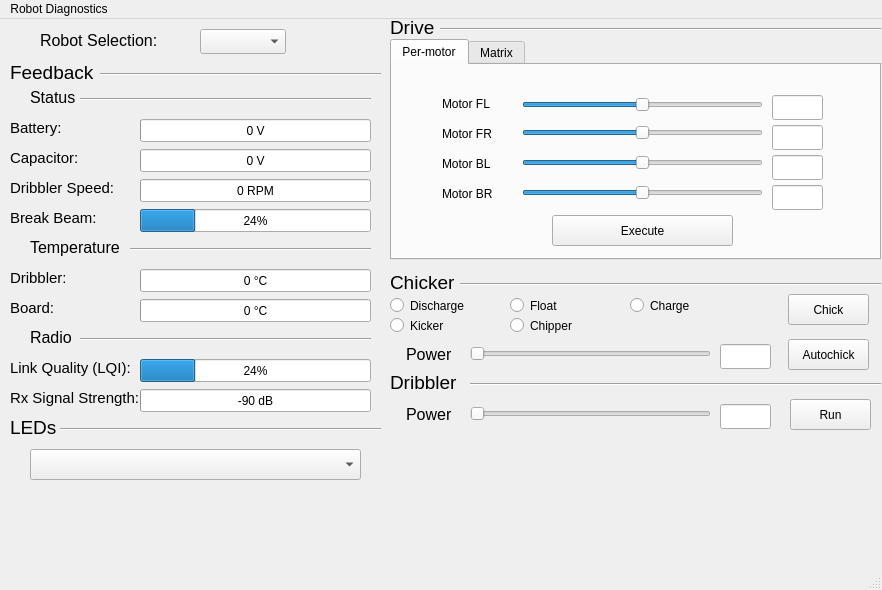
<?xml version="1.0" encoding="UTF-8"?>
<ui version="4.0">
 <class>AutoGeneratedMainWidget</class>
 <widget class="QMainWindow" name="AutoGeneratedMainWidget">
  <property name="geometry">
   <rect>
    <x>0</x>
    <y>0</y>
    <width>882</width>
    <height>590</height>
   </rect>
  </property>
  <property name="windowTitle">
   <string>AutogeneratedMainWidget</string>
  </property>
  <widget class="QWidget" name="centralWidget">
   <widget class="QTabWidget" name="tabWidget">
    <property name="geometry">
     <rect>
      <x>390</x>
      <y>20</y>
      <width>491</width>
      <height>221</height>
     </rect>
    </property>
    <property name="currentIndex">
     <number>0</number>
    </property>
    <widget class="QWidget" name="per_motor">
     <attribute name="title">
      <string>Per-motor</string>
     </attribute>
     <widget class="QSlider" name="slider_motor_fl">
      <property name="geometry">
       <rect>
        <x>130</x>
        <y>30</y>
        <width>241</width>
        <height>20</height>
       </rect>
      </property>
      <property name="minimum">
       <number>-99</number>
      </property>
      <property name="orientation">
       <enum>Qt::Horizontal</enum>
      </property>
     </widget>
     <widget class="QSlider" name="slider_motor_fr">
      <property name="geometry">
       <rect>
        <x>130</x>
        <y>60</y>
        <width>241</width>
        <height>16</height>
       </rect>
      </property>
      <property name="minimum">
       <number>-99</number>
      </property>
      <property name="orientation">
       <enum>Qt::Horizontal</enum>
      </property>
     </widget>
     <widget class="QSlider" name="slider_motor_bl">
      <property name="geometry">
       <rect>
        <x>130</x>
        <y>90</y>
        <width>241</width>
        <height>16</height>
       </rect>
      </property>
      <property name="minimum">
       <number>-99</number>
      </property>
      <property name="orientation">
       <enum>Qt::Horizontal</enum>
      </property>
     </widget>
     <widget class="QSlider" name="slider_motor_br">
      <property name="geometry">
       <rect>
        <x>130</x>
        <y>120</y>
        <width>241</width>
        <height>16</height>
       </rect>
      </property>
      <property name="minimum">
       <number>-99</number>
      </property>
      <property name="orientation">
       <enum>Qt::Horizontal</enum>
      </property>
     </widget>
     <widget class="QLabel" name="label_motor_fl">
      <property name="geometry">
       <rect>
        <x>50</x>
        <y>30</y>
        <width>67</width>
        <height>17</height>
       </rect>
      </property>
      <property name="toolTip">
       <string>Front Left Motor</string>
      </property>
      <property name="text">
       <string>Motor FL</string>
      </property>
     </widget>
     <widget class="QLabel" name="label_motor_fr">
      <property name="geometry">
       <rect>
        <x>50</x>
        <y>60</y>
        <width>67</width>
        <height>17</height>
       </rect>
      </property>
      <property name="toolTip">
       <string>Front Right Motor</string>
      </property>
      <property name="text">
       <string>Motor FR</string>
      </property>
     </widget>
     <widget class="QLabel" name="label_motor_bl">
      <property name="geometry">
       <rect>
        <x>50</x>
        <y>90</y>
        <width>67</width>
        <height>17</height>
       </rect>
      </property>
      <property name="toolTip">
       <string>Back Left Motor</string>
      </property>
      <property name="text">
       <string>Motor BL</string>
      </property>
     </widget>
     <widget class="QLabel" name="label_motor_br">
      <property name="geometry">
       <rect>
        <x>50</x>
        <y>120</y>
        <width>67</width>
        <height>17</height>
       </rect>
      </property>
      <property name="toolTip">
       <string>Back Right Motor</string>
      </property>
      <property name="text">
       <string>Motor BR</string>
      </property>
     </widget>
     <widget class="QLineEdit" name="lineEdit_motor_fl">
      <property name="geometry">
       <rect>
        <x>380</x>
        <y>30</y>
        <width>51</width>
        <height>25</height>
       </rect>
      </property>
     </widget>
     <widget class="QLineEdit" name="lineEdit_motor_fr">
      <property name="geometry">
       <rect>
        <x>380</x>
        <y>60</y>
        <width>51</width>
        <height>25</height>
       </rect>
      </property>
     </widget>
     <widget class="QLineEdit" name="lineEdit_motor_bl">
      <property name="geometry">
       <rect>
        <x>380</x>
        <y>90</y>
        <width>51</width>
        <height>25</height>
       </rect>
      </property>
     </widget>
     <widget class="QLineEdit" name="lineEdit_motor_br">
      <property name="geometry">
       <rect>
        <x>380</x>
        <y>120</y>
        <width>51</width>
        <height>25</height>
       </rect>
      </property>
     </widget>
     <widget class="QPushButton" name="pushButton_per_motor_execute">
      <property name="geometry">
       <rect>
        <x>160</x>
        <y>150</y>
        <width>181</width>
        <height>31</height>
       </rect>
      </property>
      <property name="text">
       <string>Execute</string>
      </property>
     </widget>
    </widget>
    <widget class="QWidget" name="matrix">
     <attribute name="title">
      <string>Matrix</string>
     </attribute>
     <widget class="QSlider" name="slider_matrix_x">
      <property name="geometry">
       <rect>
        <x>130</x>
        <y>30</y>
        <width>241</width>
        <height>20</height>
       </rect>
      </property>
      <property name="orientation">
       <enum>Qt::Horizontal</enum>
      </property>
     </widget>
     <widget class="QSlider" name="slider_matrix_y">
      <property name="geometry">
       <rect>
        <x>130</x>
        <y>60</y>
        <width>241</width>
        <height>16</height>
       </rect>
      </property>
      <property name="orientation">
       <enum>Qt::Horizontal</enum>
      </property>
     </widget>
     <widget class="QSlider" name="slider_matrix_theta">
      <property name="geometry">
       <rect>
        <x>130</x>
        <y>90</y>
        <width>241</width>
        <height>16</height>
       </rect>
      </property>
      <property name="orientation">
       <enum>Qt::Horizontal</enum>
      </property>
     </widget>
     <widget class="QLabel" name="label_matrix_x">
      <property name="geometry">
       <rect>
        <x>50</x>
        <y>30</y>
        <width>67</width>
        <height>17</height>
       </rect>
      </property>
      <property name="toolTip">
       <string>X Velocity in m/s</string>
      </property>
      <property name="text">
       <string>X (m/s)</string>
      </property>
     </widget>
     <widget class="QLabel" name="label_matrix_y">
      <property name="geometry">
       <rect>
        <x>50</x>
        <y>60</y>
        <width>67</width>
        <height>17</height>
       </rect>
      </property>
      <property name="toolTip">
       <string>X Velocity in m/s</string>
      </property>
      <property name="text">
       <string>Y (m/s)</string>
      </property>
     </widget>
     <widget class="QLabel" name="label_matrix_theta">
      <property name="geometry">
       <rect>
        <x>50</x>
        <y>90</y>
        <width>67</width>
        <height>17</height>
       </rect>
      </property>
      <property name="toolTip">
       <string>Angular Velocity in °/s</string>
      </property>
      <property name="text">
       <string>θ (°/s)</string>
      </property>
     </widget>
     <widget class="QLineEdit" name="lineEdit_matrix_x">
      <property name="geometry">
       <rect>
        <x>380</x>
        <y>30</y>
        <width>51</width>
        <height>25</height>
       </rect>
      </property>
     </widget>
     <widget class="QLineEdit" name="lineEdit_matrix_y">
      <property name="geometry">
       <rect>
        <x>380</x>
        <y>60</y>
        <width>51</width>
        <height>25</height>
       </rect>
      </property>
     </widget>
     <widget class="QLineEdit" name="lineEdit_matrix_theta">
      <property name="geometry">
       <rect>
        <x>380</x>
        <y>90</y>
        <width>51</width>
        <height>25</height>
       </rect>
      </property>
     </widget>
     <widget class="QPushButton" name="pushButton_matrix_execute">
      <property name="geometry">
       <rect>
        <x>160</x>
        <y>150</y>
        <width>181</width>
        <height>31</height>
       </rect>
      </property>
      <property name="text">
       <string>Execute</string>
      </property>
     </widget>
    </widget>
   </widget>
   <widget class="QLabel" name="label_drive">
    <property name="geometry">
     <rect>
      <x>390</x>
      <y>0</y>
      <width>67</width>
      <height>17</height>
     </rect>
    </property>
    <property name="font">
     <font>
      <pointsize>14</pointsize>
     </font>
    </property>
    <property name="text">
     <string>Drive</string>
    </property>
   </widget>
   <widget class="Line" name="line">
    <property name="geometry">
     <rect>
      <x>440</x>
      <y>-5</y>
      <width>441</width>
      <height>31</height>
     </rect>
    </property>
    <property name="orientation">
     <enum>Qt::Horizontal</enum>
    </property>
   </widget>
   <widget class="QLabel" name="label_feedback">
    <property name="geometry">
     <rect>
      <x>10</x>
      <y>45</y>
      <width>91</width>
      <height>17</height>
     </rect>
    </property>
    <property name="font">
     <font>
      <pointsize>14</pointsize>
     </font>
    </property>
    <property name="text">
     <string>Feedback</string>
    </property>
   </widget>
   <widget class="Line" name="line_2">
    <property name="geometry">
     <rect>
      <x>100</x>
      <y>40</y>
      <width>281</width>
      <height>31</height>
     </rect>
    </property>
    <property name="orientation">
     <enum>Qt::Horizontal</enum>
    </property>
   </widget>
   <widget class="QProgressBar" name="progressBar_battery">
    <property name="geometry">
     <rect>
      <x>140</x>
      <y>100</y>
      <width>231</width>
      <height>23</height>
     </rect>
    </property>
    <property name="maximum">
     <number>20</number>
    </property>
    <property name="value">
     <number>0</number>
    </property>
    <property name="format">
     <string>%v V</string>
    </property>
   </widget>
   <widget class="QProgressBar" name="progressBar_capacitor">
    <property name="geometry">
     <rect>
      <x>140</x>
      <y>130</y>
      <width>231</width>
      <height>23</height>
     </rect>
    </property>
    <property name="maximum">
     <number>200</number>
    </property>
    <property name="value">
     <number>0</number>
    </property>
    <property name="format">
     <string>%v V</string>
    </property>
   </widget>
   <widget class="QProgressBar" name="progressBar_dribbler_speed">
    <property name="geometry">
     <rect>
      <x>140</x>
      <y>160</y>
      <width>231</width>
      <height>23</height>
     </rect>
    </property>
    <property name="maximum">
     <number>6000</number>
    </property>
    <property name="value">
     <number>0</number>
    </property>
    <property name="format">
     <string>%v RPM</string>
    </property>
   </widget>
   <widget class="QProgressBar" name="progressBar_dribbler_temp">
    <property name="geometry">
     <rect>
      <x>140</x>
      <y>250</y>
      <width>231</width>
      <height>23</height>
     </rect>
    </property>
    <property name="maximum">
     <number>100</number>
    </property>
    <property name="value">
     <number>0</number>
    </property>
    <property name="format">
     <string>%v °C</string>
    </property>
   </widget>
   <widget class="QProgressBar" name="progressBar_board">
    <property name="geometry">
     <rect>
      <x>140</x>
      <y>280</y>
      <width>231</width>
      <height>23</height>
     </rect>
    </property>
    <property name="value">
     <number>0</number>
    </property>
    <property name="format">
     <string>%v °C</string>
    </property>
   </widget>
   <widget class="QProgressBar" name="progressBar_break_beam">
    <property name="geometry">
     <rect>
      <x>140</x>
      <y>190</y>
      <width>231</width>
      <height>23</height>
     </rect>
    </property>
    <property name="value">
     <number>24</number>
    </property>
   </widget>
   <widget class="QProgressBar" name="progressBar_lqi">
    <property name="geometry">
     <rect>
      <x>140</x>
      <y>340</y>
      <width>231</width>
      <height>23</height>
     </rect>
    </property>
    <property name="value">
     <number>24</number>
    </property>
   </widget>
   <widget class="QProgressBar" name="progressBar_rsii">
    <property name="geometry">
     <rect>
      <x>140</x>
      <y>370</y>
      <width>231</width>
      <height>23</height>
     </rect>
    </property>
    <property name="minimum">
     <number>-90</number>
    </property>
    <property name="maximum">
     <number>-30</number>
    </property>
    <property name="value">
     <number>-90</number>
    </property>
    <property name="format">
     <string>%v dB</string>
    </property>
   </widget>
   <widget class="QLabel" name="label_status">
    <property name="geometry">
     <rect>
      <x>30</x>
      <y>70</y>
      <width>100</width>
      <height>17</height>
     </rect>
    </property>
    <property name="font">
     <font>
      <pointsize>12</pointsize>
     </font>
    </property>
    <property name="text">
     <string>Status</string>
    </property>
   </widget>
   <widget class="QLabel" name="label_battery">
    <property name="geometry">
     <rect>
      <x>10</x>
      <y>100</y>
      <width>100</width>
      <height>17</height>
     </rect>
    </property>
    <property name="font">
     <font>
      <pointsize>11</pointsize>
     </font>
    </property>
    <property name="text">
     <string>Battery:</string>
    </property>
   </widget>
   <widget class="QLabel" name="label_capacitor">
    <property name="geometry">
     <rect>
      <x>10</x>
      <y>130</y>
      <width>100</width>
      <height>17</height>
     </rect>
    </property>
    <property name="font">
     <font>
      <pointsize>11</pointsize>
     </font>
    </property>
    <property name="text">
     <string>Capacitor:</string>
    </property>
   </widget>
   <widget class="QLabel" name="label_dribbler_speed">
    <property name="geometry">
     <rect>
      <x>10</x>
      <y>160</y>
      <width>111</width>
      <height>17</height>
     </rect>
    </property>
    <property name="font">
     <font>
      <pointsize>11</pointsize>
     </font>
    </property>
    <property name="text">
     <string>Dribbler Speed:</string>
    </property>
   </widget>
   <widget class="QLabel" name="label_temperature">
    <property name="geometry">
     <rect>
      <x>30</x>
      <y>220</y>
      <width>111</width>
      <height>17</height>
     </rect>
    </property>
    <property name="font">
     <font>
      <pointsize>12</pointsize>
     </font>
    </property>
    <property name="text">
     <string>Temperature</string>
    </property>
   </widget>
   <widget class="QLabel" name="label_dribbler_temp">
    <property name="geometry">
     <rect>
      <x>10</x>
      <y>250</y>
      <width>111</width>
      <height>17</height>
     </rect>
    </property>
    <property name="font">
     <font>
      <pointsize>11</pointsize>
     </font>
    </property>
    <property name="text">
     <string>Dribbler:</string>
    </property>
   </widget>
   <widget class="QLabel" name="label_board_temp">
    <property name="geometry">
     <rect>
      <x>10</x>
      <y>280</y>
      <width>100</width>
      <height>17</height>
     </rect>
    </property>
    <property name="font">
     <font>
      <pointsize>11</pointsize>
     </font>
    </property>
    <property name="text">
     <string>Board:</string>
    </property>
   </widget>
   <widget class="QLabel" name="label_break_beam">
    <property name="geometry">
     <rect>
      <x>10</x>
      <y>190</y>
      <width>121</width>
      <height>17</height>
     </rect>
    </property>
    <property name="font">
     <font>
      <pointsize>11</pointsize>
     </font>
    </property>
    <property name="text">
     <string>Break Beam:</string>
    </property>
   </widget>
   <widget class="QLabel" name="label_radio">
    <property name="geometry">
     <rect>
      <x>30</x>
      <y>310</y>
      <width>131</width>
      <height>17</height>
     </rect>
    </property>
    <property name="font">
     <font>
      <pointsize>12</pointsize>
     </font>
    </property>
    <property name="text">
     <string>Radio</string>
    </property>
   </widget>
   <widget class="QLabel" name="label_lqi">
    <property name="geometry">
     <rect>
      <x>10</x>
      <y>340</y>
      <width>131</width>
      <height>17</height>
     </rect>
    </property>
    <property name="font">
     <font>
      <pointsize>11</pointsize>
     </font>
    </property>
    <property name="text">
     <string>Link Quality (LQI):</string>
    </property>
   </widget>
   <widget class="QLabel" name="label_rssi">
    <property name="geometry">
     <rect>
      <x>10</x>
      <y>370</y>
      <width>131</width>
      <height>17</height>
     </rect>
    </property>
    <property name="font">
     <font>
      <pointsize>11</pointsize>
     </font>
    </property>
    <property name="text">
     <string>Rx Signal Strength:</string>
    </property>
   </widget>
   <widget class="QLabel" name="label_robot_selection">
    <property name="geometry">
     <rect>
      <x>40</x>
      <y>13</y>
      <width>131</width>
      <height>17</height>
     </rect>
    </property>
    <property name="font">
     <font>
      <pointsize>12</pointsize>
     </font>
    </property>
    <property name="text">
     <string>Robot Selection:</string>
    </property>
   </widget>
   <widget class="QComboBox" name="comboBox_robot_selection">
    <property name="geometry">
     <rect>
      <x>200</x>
      <y>10</y>
      <width>86</width>
      <height>25</height>
     </rect>
    </property>
   </widget>
   <widget class="Line" name="line_3">
    <property name="geometry">
     <rect>
      <x>60</x>
      <y>400</y>
      <width>321</width>
      <height>21</height>
     </rect>
    </property>
    <property name="orientation">
     <enum>Qt::Horizontal</enum>
    </property>
   </widget>
   <widget class="QLabel" name="label_leds">
    <property name="geometry">
     <rect>
      <x>10</x>
      <y>400</y>
      <width>51</width>
      <height>17</height>
     </rect>
    </property>
    <property name="font">
     <font>
      <pointsize>14</pointsize>
     </font>
    </property>
    <property name="text">
     <string>LEDs</string>
    </property>
   </widget>
   <widget class="QComboBox" name="comboBox_leds">
    <property name="geometry">
     <rect>
      <x>30</x>
      <y>430</y>
      <width>331</width>
      <height>31</height>
     </rect>
    </property>
    <property name="font">
     <font>
      <pointsize>11</pointsize>
     </font>
    </property>
   </widget>
   <widget class="Line" name="line_4">
    <property name="geometry">
     <rect>
      <x>460</x>
      <y>250</y>
      <width>421</width>
      <height>31</height>
     </rect>
    </property>
    <property name="orientation">
     <enum>Qt::Horizontal</enum>
    </property>
   </widget>
   <widget class="QLabel" name="label_chicker">
    <property name="geometry">
     <rect>
      <x>390</x>
      <y>255</y>
      <width>67</width>
      <height>17</height>
     </rect>
    </property>
    <property name="font">
     <font>
      <pointsize>14</pointsize>
     </font>
    </property>
    <property name="text">
     <string>Chicker</string>
    </property>
   </widget>
   <widget class="Line" name="line_5">
    <property name="geometry">
     <rect>
      <x>470</x>
      <y>350</y>
      <width>411</width>
      <height>31</height>
     </rect>
    </property>
    <property name="orientation">
     <enum>Qt::Horizontal</enum>
    </property>
   </widget>
   <widget class="QLabel" name="label_dribbler_2">
    <property name="geometry">
     <rect>
      <x>390</x>
      <y>355</y>
      <width>81</width>
      <height>17</height>
     </rect>
    </property>
    <property name="font">
     <font>
      <pointsize>14</pointsize>
     </font>
    </property>
    <property name="text">
     <string>Dribbler</string>
    </property>
   </widget>
   <widget class="QRadioButton" name="radioButton_discharge">
    <property name="geometry">
     <rect>
      <x>390</x>
      <y>275</y>
      <width>112</width>
      <height>23</height>
     </rect>
    </property>
    <property name="text">
     <string>Discharge</string>
    </property>
    <attribute name="buttonGroup">
     <string notr="true">buttonGroup_charge_mode</string>
    </attribute>
   </widget>
   <widget class="QRadioButton" name="radioButton_float">
    <property name="geometry">
     <rect>
      <x>510</x>
      <y>275</y>
      <width>112</width>
      <height>23</height>
     </rect>
    </property>
    <property name="text">
     <string>Float</string>
    </property>
    <attribute name="buttonGroup">
     <string notr="true">buttonGroup_charge_mode</string>
    </attribute>
   </widget>
   <widget class="QRadioButton" name="radioButton_charge">
    <property name="geometry">
     <rect>
      <x>630</x>
      <y>275</y>
      <width>112</width>
      <height>23</height>
     </rect>
    </property>
    <property name="text">
     <string>Charge</string>
    </property>
    <attribute name="buttonGroup">
     <string notr="true">buttonGroup_charge_mode</string>
    </attribute>
   </widget>
   <widget class="QRadioButton" name="radioButton_kicker">
    <property name="geometry">
     <rect>
      <x>390</x>
      <y>295</y>
      <width>112</width>
      <height>23</height>
     </rect>
    </property>
    <property name="text">
     <string>Kicker</string>
    </property>
    <attribute name="buttonGroup">
     <string notr="true">buttonGroup_chicker_mode</string>
    </attribute>
   </widget>
   <widget class="QRadioButton" name="radioButton_chipper">
    <property name="geometry">
     <rect>
      <x>510</x>
      <y>295</y>
      <width>112</width>
      <height>23</height>
     </rect>
    </property>
    <property name="text">
     <string>Chipper</string>
    </property>
    <attribute name="buttonGroup">
     <string notr="true">buttonGroup_chicker_mode</string>
    </attribute>
   </widget>
   <widget class="QSlider" name="slider_chicker_power">
    <property name="geometry">
     <rect>
      <x>470</x>
      <y>325</y>
      <width>241</width>
      <height>20</height>
     </rect>
    </property>
    <property name="orientation">
     <enum>Qt::Horizontal</enum>
    </property>
   </widget>
   <widget class="QLabel" name="label_chicker_power">
    <property name="geometry">
     <rect>
      <x>406</x>
      <y>325</y>
      <width>51</width>
      <height>20</height>
     </rect>
    </property>
    <property name="font">
     <font>
      <pointsize>12</pointsize>
     </font>
    </property>
    <property name="text">
     <string>Power</string>
    </property>
   </widget>
   <widget class="QLineEdit" name="lineEdit_chicker_power">
    <property name="geometry">
     <rect>
      <x>720</x>
      <y>325</y>
      <width>51</width>
      <height>25</height>
     </rect>
    </property>
   </widget>
   <widget class="QPushButton" name="pushButton_chick">
    <property name="geometry">
     <rect>
      <x>788</x>
      <y>275</y>
      <width>81</width>
      <height>31</height>
     </rect>
    </property>
    <property name="text">
     <string>Chick</string>
    </property>
   </widget>
   <widget class="QPushButton" name="pushButton_autochick">
    <property name="geometry">
     <rect>
      <x>788</x>
      <y>320</y>
      <width>81</width>
      <height>31</height>
     </rect>
    </property>
    <property name="text">
     <string>Autochick</string>
    </property>
   </widget>
   <widget class="QLineEdit" name="lineEdit_dribbler_power">
    <property name="geometry">
     <rect>
      <x>720</x>
      <y>385</y>
      <width>51</width>
      <height>25</height>
     </rect>
    </property>
   </widget>
   <widget class="QSlider" name="slider_dribbler_power">
    <property name="geometry">
     <rect>
      <x>470</x>
      <y>385</y>
      <width>241</width>
      <height>20</height>
     </rect>
    </property>
    <property name="orientation">
     <enum>Qt::Horizontal</enum>
    </property>
   </widget>
   <widget class="QLabel" name="label_dribbler_power">
    <property name="geometry">
     <rect>
      <x>406</x>
      <y>385</y>
      <width>51</width>
      <height>20</height>
     </rect>
    </property>
    <property name="font">
     <font>
      <pointsize>12</pointsize>
     </font>
    </property>
    <property name="text">
     <string>Power</string>
    </property>
   </widget>
   <widget class="QPushButton" name="pushButton_chick_2">
    <property name="geometry">
     <rect>
      <x>790</x>
      <y>380</y>
      <width>81</width>
      <height>31</height>
     </rect>
    </property>
    <property name="text">
     <string>Run</string>
    </property>
   </widget>
   <widget class="Line" name="line_6">
    <property name="geometry">
     <rect>
      <x>80</x>
      <y>70</y>
      <width>291</width>
      <height>21</height>
     </rect>
    </property>
    <property name="orientation">
     <enum>Qt::Horizontal</enum>
    </property>
   </widget>
   <widget class="Line" name="line_7">
    <property name="geometry">
     <rect>
      <x>130</x>
      <y>220</y>
      <width>241</width>
      <height>21</height>
     </rect>
    </property>
    <property name="orientation">
     <enum>Qt::Horizontal</enum>
    </property>
   </widget>
   <widget class="Line" name="line_8">
    <property name="geometry">
     <rect>
      <x>80</x>
      <y>310</y>
      <width>291</width>
      <height>21</height>
     </rect>
    </property>
    <property name="orientation">
     <enum>Qt::Horizontal</enum>
    </property>
   </widget>
  </widget>
  <widget class="QMenuBar" name="menuBar">
   <property name="geometry">
    <rect>
     <x>0</x>
     <y>0</y>
     <width>882</width>
     <height>22</height>
    </rect>
   </property>
   <widget class="QMenu" name="menuRobot_Diagnostics">
    <property name="title">
     <string>Robot Diagnostics</string>
    </property>
   </widget>
   <addaction name="menuRobot_Diagnostics"/>
  </widget>
  <widget class="QStatusBar" name="statusBar"/>
 </widget>
 <layoutdefault spacing="6" margin="11"/>
 <resources/>
 <connections/>
 <buttongroups>
  <buttongroup name="buttonGroup"/>
  <buttongroup name="buttonGroup_2"/>
 </buttongroups>
</ui>
